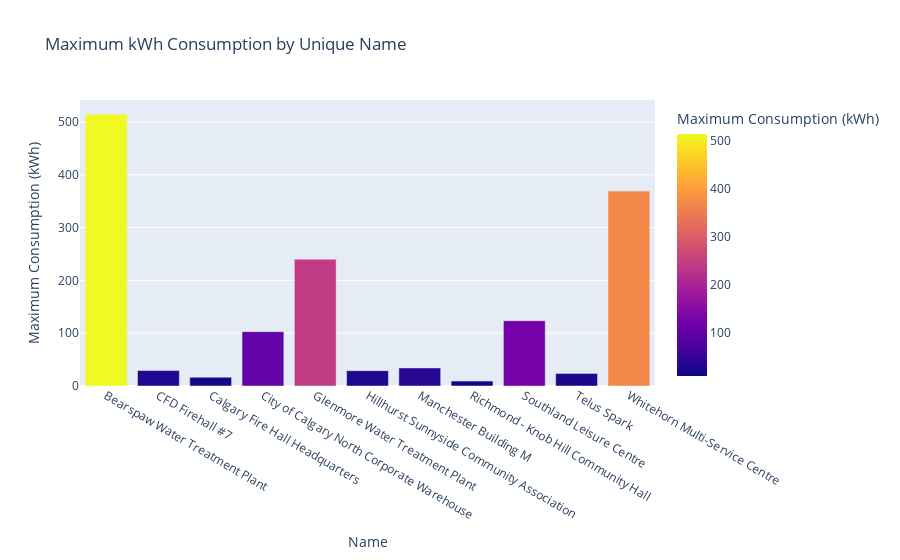

The code cell stored with this chart in its notebook:
### Code cell
prod['kWh'] = pd.to_numeric(prod['kWh'], errors='coerce')

max_consumption_by_name = prod.groupby('name')['kWh'].max().reset_index()

fig = px.bar(max_consumption_by_name, x='name', y='kWh',
             title='Maximum kWh Consumption by Unique Name',
             labels={'name': 'Name', 'kWh': 'Maximum Consumption (kWh)'},
             color='kWh')

fig.show()

### Figure 1 — Plotly figure (JSON) as saved in the notebook; plotly's stock layout.template omitted (floating-point values rounded to 4 significant figures)
{"data": [{"alignmentgroup": "True", "hovertemplate": "Name=%{x}<br>Maximum Consumption (kWh)=%{marker.color}<extra></extra>", "legendgroup": "", "marker": {"color": [514.5, 29.21, 16.6, 102.9, 240.0, 29.0, 34.12, 9.276, 123.6, 23.88, 369.1], "coloraxis": "coloraxis", "pattern": {"shape": ""}}, "name": "", "offsetgroup": "", "orientation": "v", "showlegend": false, "textposition": "auto", "type": "bar", "x": ["Bearspaw Water Treatment Plant", "CFD Firehall #7", "Calgary Fire Hall Headquarters", "City of Calgary North Corporate Warehouse", "Glenmore Water Treatment Plant", "Hillhurst Sunnyside Community Association", "Manchester Building M", "Richmond - Knob Hill Community Hall", "Southland Leisure Centre", "Telus Spark", "Whitehorn Multi-Service Centre"], "xaxis": "x", "y": [514.5, 29.21, 16.6, 102.9, 240.0, 29.0, 34.12, 9.276, 123.6, 23.88, 369.1], "yaxis": "y"}], "layout": {"barmode": "relative", "coloraxis": {"colorbar": {"title": {"text": "Maximum Consumption (kWh)"}}, "colorscale": [[0, "#0d0887"], [0.1111, "#46039f"], [0.2222, "#7201a8"], [0.3333, "#9c179e"], [0.4444, "#bd3786"], [0.5556, "#d8576b"], [0.6667, "#ed7953"], [0.7778, "#fb9f3a"], [0.8889, "#fdca26"], [1, "#f0f921"]]}, "legend": {"tracegroupgap": 0}, "title": {"text": "Maximum kWh Consumption by Unique Name"}, "xaxis": {"anchor": "y", "domain": [0, 1], "title": {"text": "Name"}}, "yaxis": {"anchor": "x", "domain": [0, 1], "title": {"text": "Maximum Consumption (kWh)"}}}}
